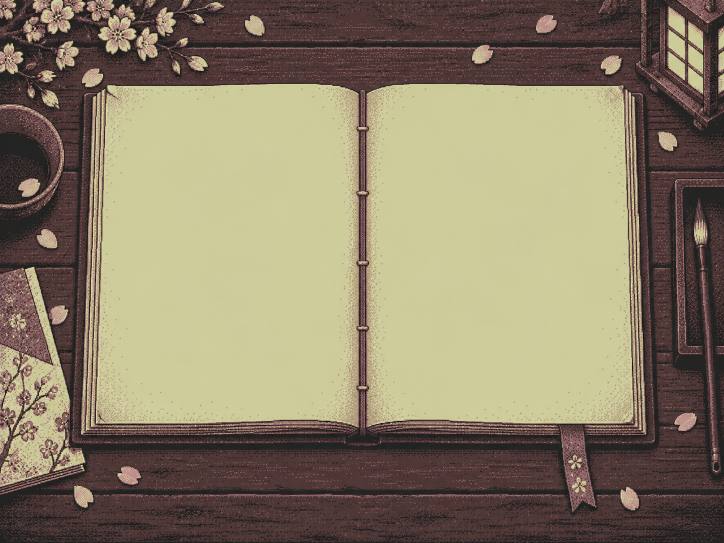
#> input picture assets/menu/journal-source.png, 1448 x 1086 px (shown at 1/2 size)
$ python generate_menu.py
#> lines starting #> are read from the running program, lines starting #| are printed output that depends on the picture
#!/usr/bin/env python3
"""Prepare the CX16 journal artwork for native VGA; regeneration needs Pillow."""
from pathlib import Path
from PIL import Image

ASSETS = Path(__file__).resolve().parent.parent / 'assets/menu'


def main():
    palette = Image.new('P', (1, 1))
    palette.putpalette([204,204,153,136,102,102,68,51,51,34,34,34] + [0,0,0]*252)
    with Image.open(ASSETS / 'journal-source.png') as source:
#> source is the input picture: PIL image 1448x1086 RGB; mean R, G, B 138.5, 127, 103.2
        image = source.convert('RGB').resize((640,480), Image.Resampling.LANCZOS)
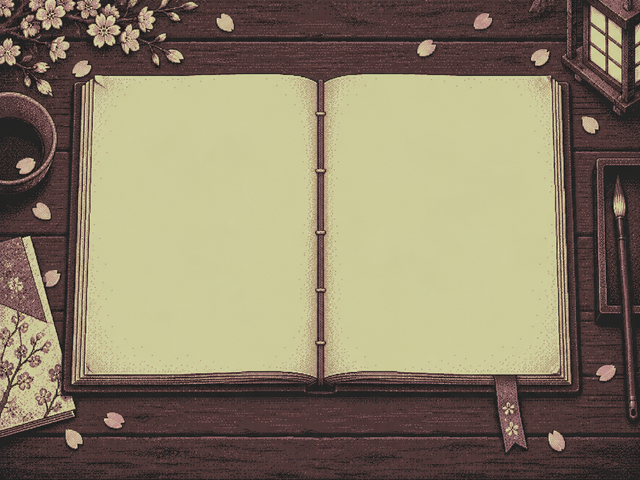
#> image: PIL image 640x480 RGB; mean R, G, B 138.5, 127, 103.2
    image = image.quantize(palette=palette, dither=Image.Dither.NONE)
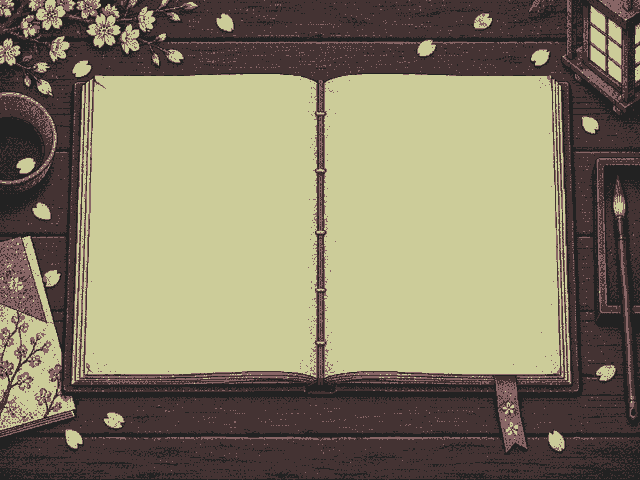
#> image: PIL image 640x480 P; mean R, G, B 134.7, 127, 102.1
    image = image.point(lambda index: min(index, 3))
    image.save(ASSETS / 'journal.png')
    planes = [bytearray(38400) for _ in range(4)]
    for pixel, color in enumerate(image.tobytes()):
        for plane in range(4):
            if color & (1 << plane):
                planes[plane][pixel // 8] |= 0x80 >> (pixel & 7)
#> this loop made 307200 passes
#> color on passes 1 to 3: 1, 1, 1
#> after the loop, planes = 4 items
    (ASSETS / 'MENU.VGA').write_bytes(b''.join(planes))


if __name__ == '__main__':
    main()
